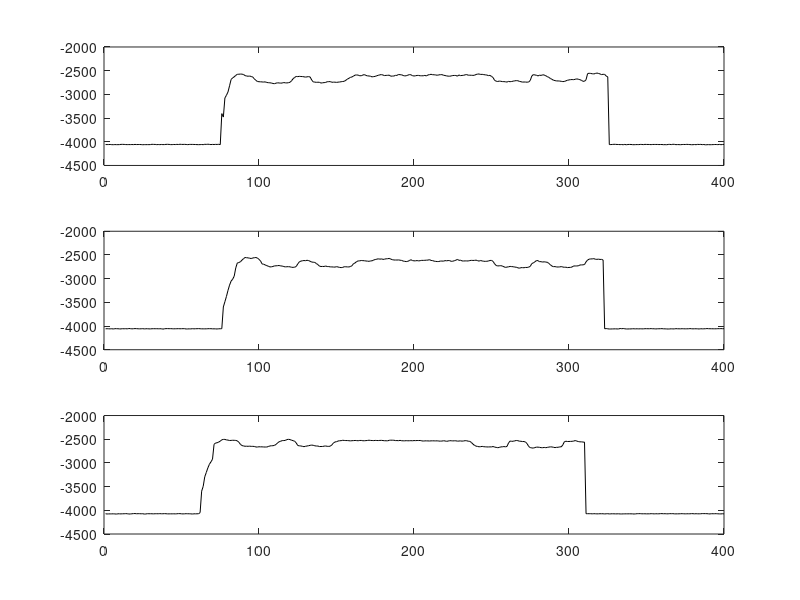

Here is the MATLAB script that generated this plot:
Innocence = [4059,4059,4059,4057,4061,4062,4059,4061,4061,4060,4055,4055,4056,4059,4060,4059,4060,4058,4060,4056,4059,4058,4058,4059,4063,4060,4061,4060,4061,4059,4053,4056,4056,4061,4058,4061,4057,4060,4059,4055,4054,4056,4060,4060,4057,4059,4055,4058,4052,4056,4056,4055,4057,4061,4056,4056,4056,4057,4058,4060,4061,4060,4058,4061,4053,4056,4051,4056,4059,4056,4058,4055,4057,4053,4061,3406,3479,3074,3019,2948,2819,2685,2652,2630,2600,2576,2575,2571,2573,2580,2604,2612,2618,2613,2623,2635,2673,2704,2729,2733,2735,2737,2741,2735,2749,2753,2756,2760,2771,2774,2763,2756,2759,2763,2760,2750,2757,2759,2753,2745,2713,2669,2643,2621,2626,2619,2623,2624,2629,2636,2630,2625,2634,2697,2737,2741,2746,2743,2746,2762,2755,2752,2748,2733,2732,2730,2745,2742,2742,2747,2742,2739,2733,2728,2724,2703,2678,2661,2641,2632,2613,2593,2590,2594,2607,2606,2591,2583,2600,2610,2612,2617,2632,2624,2621,2606,2598,2587,2583,2592,2603,2599,2598,2594,2617,2613,2614,2598,2600,2580,2585,2587,2601,2611,2606,2595,2583,2586,2605,2613,2607,2600,2600,2608,2607,2608,2599,2611,2590,2584,2576,2585,2586,2590,2597,2588,2585,2583,2596,2602,2610,2615,2617,2611,2602,2601,2601,2616,2590,2605,2600,2598,2587,2582,2596,2595,2597,2599,2597,2580,2573,2569,2580,2577,2583,2588,2592,2604,2599,2621,2644,2705,2721,2729,2719,2724,2730,2731,2734,2741,2726,2733,2728,2721,2714,2710,2712,2726,2732,2742,2738,2740,2743,2739,2706,2612,2583,2591,2596,2611,2594,2601,2587,2591,2607,2625,2642,2665,2682,2702,2709,2717,2716,2719,2725,2730,2728,2714,2702,2695,2689,2687,2690,2682,2673,2681,2689,2704,2724,2723,2691,2562,2554,2558,2565,2569,2559,2549,2559,2568,2583,2576,2578,2613,2630,4059,4059,4057,4053,4055,4057,4058,4060,4058,4063,4055,4064,4057,4057,4057,4061,4062,4060,4059,4060,4056,4057,4060,4055,4057,4057,4058,4060,4057,4057,4057,4057,4059,4058,4058,4062,4060,4063,4056,4055,4060,4053,4055,4061,4059,4060,4062,4058,4057,4058,4055,4057,4059,4062,4062,4058,4062,4055,4058,4055,4061,4057,4065,4062,4060,4063,4061,4060,4058,4058,4061,4056,4062,4058,4056];
Innocence = Innocence.*-1;
%
Innocence2 = [4059,4056,4058,4060,4056,4063,4055,4056,4057,4060,4061,4055,4059,4055,4060,4052,4055,4060,4056,4054,4055,4058,4059,4058,4055,4061,4057,4057,4060,4060,4057,4056,4057,4056,4058,4057,4057,4066,4057,4055,4054,4056,4055,4057,4059,4057,4057,4055,4058,4056,4056,4055,4063,4061,4059,4061,4055,4060,4056,4057,4054,4057,4059,4059,4059,4059,4056,4056,4056,4059,4059,4059,4063,4057,4058,4055,3597,3486,3375,3247,3137,3052,3012,2948,2774,2669,2660,2644,2610,2579,2553,2559,2561,2569,2576,2563,2559,2553,2567,2593,2627,2690,2695,2711,2725,2738,2753,2750,2743,2730,2730,2726,2722,2732,2734,2745,2752,2748,2748,2750,2760,2762,2758,2744,2689,2646,2630,2623,2617,2622,2612,2618,2634,2650,2653,2658,2681,2704,2736,2744,2742,2744,2733,2745,2745,2752,2752,2755,2757,2747,2754,2763,2767,2763,2748,2750,2752,2754,2744,2727,2682,2669,2639,2626,2624,2617,2620,2622,2628,2630,2635,2626,2623,2606,2597,2589,2581,2590,2582,2594,2589,2581,2580,2572,2588,2599,2607,2606,2608,2604,2611,2615,2629,2635,2640,2634,2619,2600,2619,2624,2624,2618,2626,2620,2614,2615,2613,2610,2609,2599,2616,2619,2631,2636,2639,2639,2629,2628,2632,2619,2624,2618,2619,2635,2632,2622,2611,2594,2614,2610,2626,2628,2625,2626,2627,2618,2614,2616,2615,2609,2619,2631,2617,2627,2633,2635,2633,2628,2616,2615,2636,2687,2722,2732,2729,2726,2734,2749,2763,2755,2751,2741,2746,2748,2756,2759,2771,2780,2768,2768,2770,2763,2765,2756,2741,2682,2667,2644,2619,2620,2642,2641,2651,2643,2651,2654,2679,2707,2735,2747,2745,2754,2754,2753,2745,2755,2760,2758,2767,2763,2763,2753,2732,2733,2732,2729,2712,2710,2709,2702,2645,2607,2589,2583,2584,2577,2591,2593,2588,2595,2593,2607,4058,4053,4058,4063,4062,4061,4060,4059,4061,4062,4051,4057,4052,4058,4062,4062,4060,4061,4057,4058,4060,4057,4061,4057,4060,4059,4056,4056,4057,4057,4054,4058,4057,4062,4057,4058,4056,4055,4059,4059,4061,4063,4061,4058,4061,4060,4055,4058,4058,4059,4056,4058,4059,4058,4058,4054,4057,4060,4057,4058,4058,4063,4056,4060,4058,4057,4053,4056,4057,4057,4058,4058,4058,4055,4056,4054,4056,4056];
Innocence2 = Innocence2.*-1;

Innocence_X = [4071,4079,4075,4076,4075,4074,4076,4080,4073,4074,4076,4073,4073,4070,4072,4078,4077,4073,4070,4068,4073,4071,4071,4074,4071,4080,4077,4071,4073,4072,4073,4075,4072,4072,4073,4070,4073,4073,4070,4072,4075,4075,4074,4075,4073,4076,4073,4070,4070,4074,4076,4074,4071,4073,4073,4074,4079,4073,4075,4073,4073,4049,3596,3494,3292,3201,3105,3029,2977,2922,2607,2580,2574,2559,2541,2512,2504,2503,2515,2518,2527,2525,2522,2523,2525,2534,2564,2607,2634,2641,2649,2647,2650,2646,2651,2650,2653,2664,2665,2658,2662,2660,2664,2664,2665,2654,2642,2638,2637,2629,2610,2577,2553,2542,2529,2528,2525,2507,2502,2507,2521,2530,2543,2577,2633,2639,2642,2650,2657,2649,2643,2637,2629,2623,2629,2638,2644,2643,2655,2653,2653,2646,2642,2650,2651,2646,2620,2581,2558,2552,2538,2532,2530,2522,2526,2528,2528,2531,2535,2531,2529,2526,2529,2532,2526,2526,2532,2532,2529,2526,2520,2526,2527,2529,2525,2527,2528,2525,2524,2528,2532,2532,2534,2522,2520,2521,2521,2529,2528,2531,2524,2532,2533,2534,2530,2533,2532,2530,2533,2528,2530,2527,2528,2526,2534,2539,2534,2535,2535,2538,2534,2534,2534,2536,2533,2539,2540,2539,2532,2536,2544,2539,2531,2532,2536,2533,2533,2541,2538,2535,2541,2537,2530,2532,2542,2545,2568,2602,2629,2646,2652,2660,2657,2651,2658,2660,2663,2663,2661,2663,2653,2666,2672,2679,2673,2661,2661,2654,2661,2652,2578,2538,2544,2543,2534,2527,2530,2542,2543,2549,2548,2561,2595,2654,2676,2684,2687,2676,2667,2667,2671,2678,2679,2673,2679,2672,2666,2661,2663,2670,2677,2670,2671,2661,2661,2620,2553,2542,2548,2547,2546,2544,2540,2527,2540,2548,2556,2554,2561,2561,4072,4071,4072,4071,4075,4071,4073,4075,4074,4072,4073,4072,4077,4073,4071,4077,4074,4073,4074,4075,4075,4073,4077,4077,4075,4075,4074,4075,4073,4075,4074,4079,4075,4071,4071,4070,4074,4073,4073,4075,4074,4074,4071,4072,4076,4072,4074,4074,4070,4070,4073,4071,4074,4074,4070,4072,4070,4075,4075,4074,4074,4072,4071,4073,4075,4073,4073,4074,4070,4071,4075,4071,4074,4074,4073,4069,4070,4070,4071,4074,4077,4071,4073,4072,4071,4074,4075,4077,4071,4077];
Innocence_X = Innocence_X.*-1;

a = 3;
subplot(a,1,1);
plot(Innocence, 'black');
hold on;
subplot(a,1,2);
plot(Innocence2, 'black');
subplot(a,1,3);
plot(Innocence_X, 'black');
